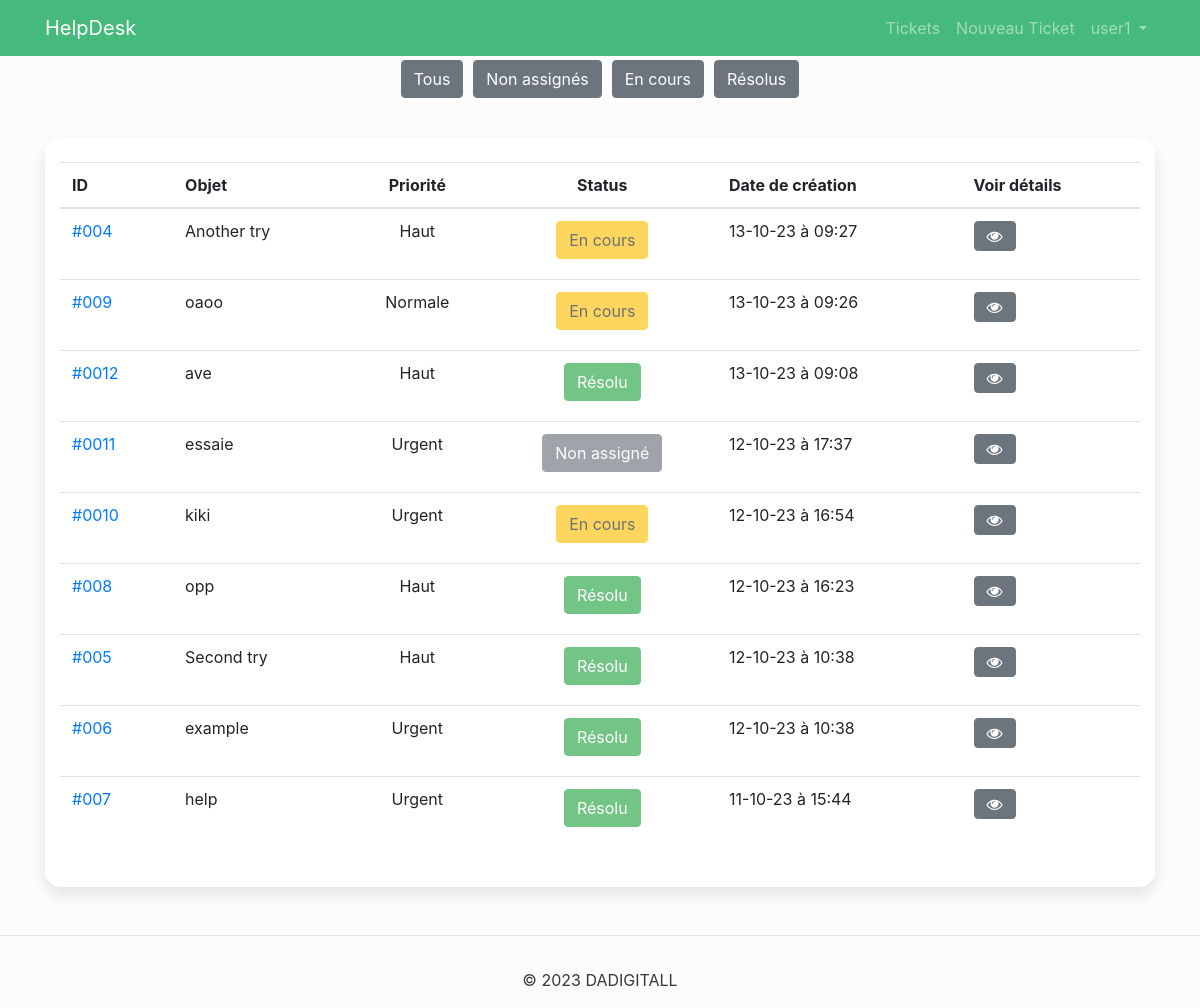
Before: /support/tickets/ (signed in) with the older database file.
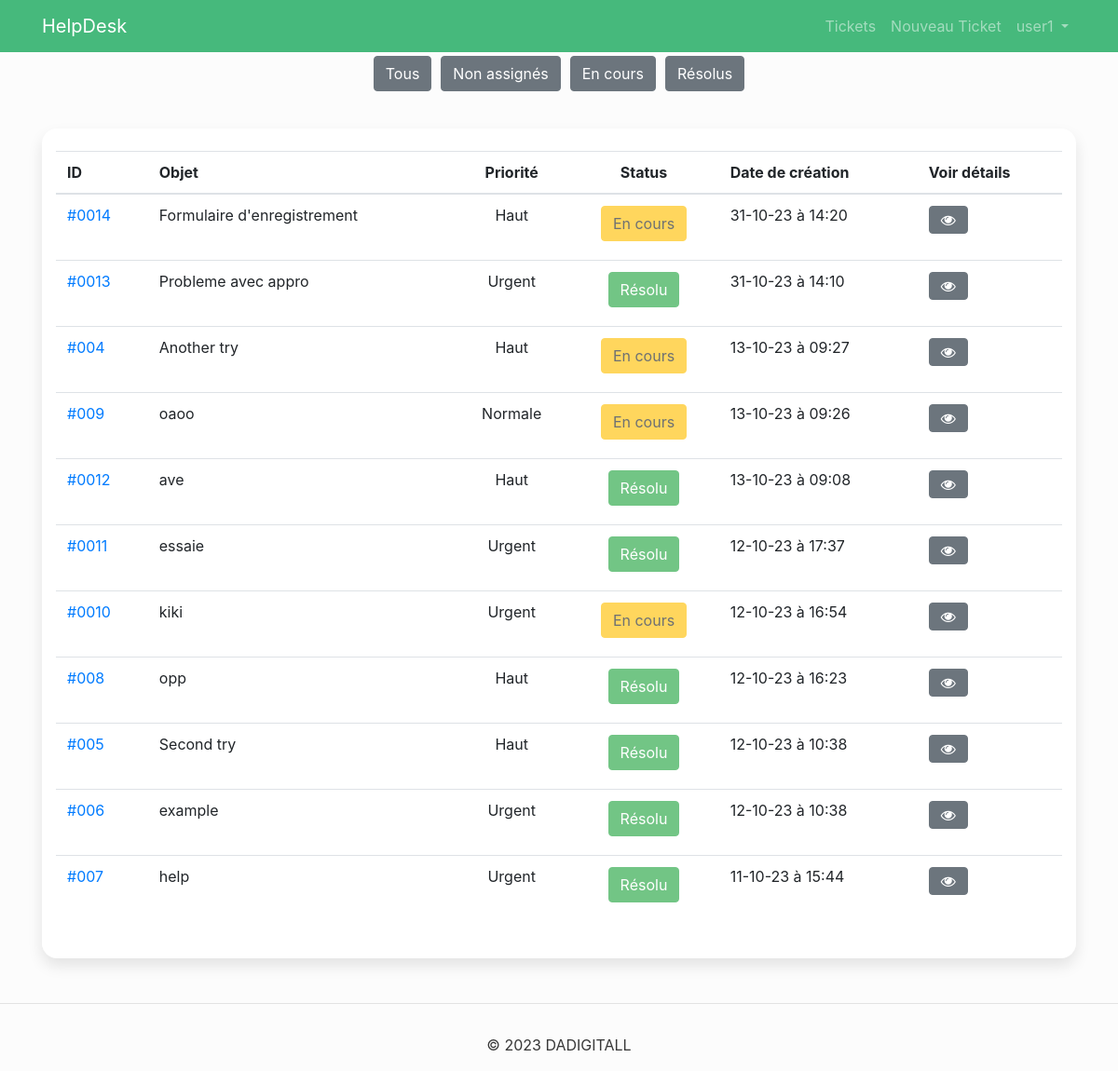
After: the same page with the newer database file.
### tickets/models.py (models this page shows, shortened)
class Ticket(models.Model):
    UNASSIGNED_STATUS = 1
    PENDING_STATUS = 2
    RESOLVED_STATUS = 3
    STATUS_CHOICES = (
        (RESOLVED_STATUS, _('Resolved')),
        (UNASSIGNED_STATUS, _('Unassigned')),
        (PENDING_STATUS, _('Pending')),
    )
    Critical = 1
    High = 2
    Normal = 3
    Low = 4
    PRIORITY_CHOICES = (
        (Critical, _('Critical')),
        (High, _('High')),
        (Normal, _('Normal')),
        (Low, _('Low')),
    )
    MASTERDIGIT=1
    KEYLASHOP=2
    GARAGEDIGIT=3
    GFS=4
    PRODUCT_CHOICE = (
        (MASTERDIGIT, _('MASTERDIGIT')),
        (KEYLASHOP, _('KEYLASHOP')),
        (GARAGEDIGIT, _('GARAGEDIGIT')),
        (GFS, _('GFS'))
    )
    subject = models.CharField(null=False, max_length=100, verbose_name='Subject')
    description = models.TextField(max_length=250, verbose_name='Description')
    product = models.IntegerField(choices=PRODUCT_CHOICE, null=True, blank=False, verbose_name='Produit')
    created_on = models.DateTimeField(auto_now_add=True, verbose_name='Created On')
    status = models.IntegerField(choices=STATUS_CHOICES, default=UNASSIGNED_STATUS, verbose_name='Status')
    priority = models.IntegerField(choices=PRIORITY_CHOICES, null=False, blank=False, verbose_name='Priority')
    created_by = models.EmailField(null=False, verbose_name='Created By')
    accepted_by = models.EmailField(null=True, verbose_name='Accepted By')
    class Meta:
        ordering = ('created_on',)

### tickets/views.py (the view)
# urls.py: path('', views.list_tickets, name='list_tickets'),
@login_required(login_url='/user/login/')
def list_tickets(request):
    tickets = Ticket.objects.order_by('-created_on')
    status = request.GET.get('status')
    staff_users = User.objects.filter(is_staff=True)
    if request.user.is_staff:
        if request.user.is_superuser:
            if status == 'unassigned':
                tickets = tickets.filter(status=1)
            elif status == 'pending':
                tickets = tickets.filter(status=2)
            elif status == 'resolved':
                tickets = tickets.filter(status=3)
            return render(request, 'tickets/list_tickets_admin.html', {'tickets' : tickets, 'staff_users':staff_users})
        else:
            if status == 'unassigned':
                tickets = tickets.filter(status=1)
            elif status == 'pending':
                tickets = tickets.filter(status=2, accepted_by=request.user.email)
            elif status == 'resolved':
                tickets = tickets.filter(status=3, accepted_by=request.user.email)
            else:
                tickets = tickets.filter(Q(accepted_by__isnull=True) | Q(accepted_by=request.user.email))
            return render(request, 'tickets/list_tickets_agent.html', {'tickets' : tickets})
    else:
        if status == 'unassigned':
            tickets = tickets.filter(status=1)
        elif status == 'pending':
            tickets = tickets.filter(status=2)
        elif status == 'resolved':
            tickets = tickets.filter(status=3)
        tickets = tickets.filter(created_by=request.user.email)
        return render(request, 'tickets/list_tickets_user.html', {'tickets' : tickets})

### tickets/templates/tickets/list_tickets_user.html (shortened to what this page needs)
{% extends 'base.html' %}
{% block 'content' %}
  <div class="container my-5">
      <div style="display: flex; flex-wrap: wrap; justify-content: center; gap: 10px;">
        <a  href="{% url 'list_tickets' %}?status={{ 'all' }}"  class="btn btn-secondary" >Tous</a>
        <a href="{% url 'list_tickets' %}?status={{ 'unassigned' }}" type="button" class="btn btn-secondary">Non assignés</a>
        <a href="{% url 'list_tickets' %}?status={{ 'pending' }}" type="button" class="btn btn-secondary">En cours</a>
        <a href="{% url 'list_tickets' %}?status={{ 'resolved' }}" type="button" class="btn btn-secondary">Résolus</a>
      </div>
      <div class="card card-signin flex-row justify-content-between align-items-center py-4" style="margin-top: 40px; ">
        <div class="col">
            <div class="dash-table ">
                <div class="table-responsive table-responsive-xl ">
                    <table class="table">
                        <thead>
                            <tr>
                                <th>ID</th>
                                <th class="text-start">Objet</th>
                                <th class="text-center">Priorité</th>
                                <th class="text-center">Status</th>
                                <th>Date de création</th>
                                <th class="text-end">Voir détails</th>
                            </tr>
                        </thead>
                        <tbody class="align-middle">
                            {% for ticket in tickets %}
                                <tr>
                                    <td>
                                        <a href="{% url 'ticket_details' ticket.id %}">#00{{ticket.id}}</a>
                                    </td>
                                    <td class="text-start">
                                            {{ticket.subject}}
                                    </td>
                                    <td class="text-center">
                                        {% if ticket.priority == 1 %}
                                            Urgent
                                        {% endif %}
                                        {% if ticket.priority == 2 %}
                                            Haut
                                        {% endif %}
                                        {% if ticket.priority == 3 %}
                                            Normale
                                        {% endif %}
                                    </td>
                                    <td class="text-center">
                                        {% if ticket.status == 1 %}
                                        <h6 class="btn btn-secondary disabled">Non assigné</h6>
                                        {% endif %}
                                        {% if ticket.status == 2 %}
                                                <h6 class="btn btn-warning disabled">En cours</h6>
                                        {% endif %}
                                        {% if ticket.status == 3 %}
                                                <h6 class="btn btn-success disabled">Résolu</h6>
                                        {% endif %}
                                    </td>
                                    <td>{{ticket.created_on|date:"d-m-y à H:i"}}</td>
                                    <td class="text-end">
                                        <a href="{% url 'ticket_details' ticket.id %}" class="btn btn-secondary"><i class="fa fa-eye"></i></a>
                                    </td>
                                </tr>
                            {% endfor %}
                        </tbody>
                    </table>
                </div>
            </div>
          </div>
      </div>
  </div>
{% endblock 'content' %}

Changed rows visible on the page:
added Ticket: id "14", subject "Formulaire d'enregistrement", priority "Haut", status "En cours", created_on "31-10-23 à 14:20"
added Ticket: id "13", subject "Probleme avec appro", priority "Urgent", status "Résolu", created_on "31-10-23 à 14:10"
changed Ticket "essaie": status "Non assigné" → "Résolu"
